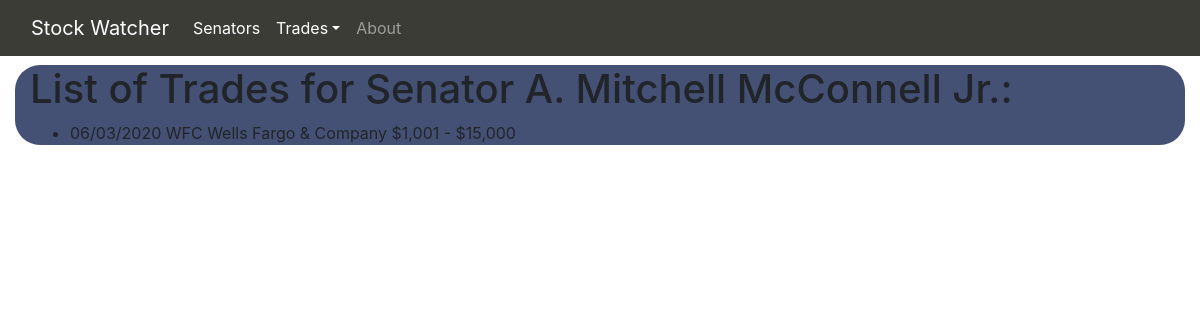
Screenshot of /senator/4 with the database file from the repository.
### stocks/models.py (models this page shows)
class Senator(models.Model):
    class Answer(models.TextChoices):
        NO = 'N'
        YES = 'Y'
    class PartyChoices(models.TextChoices):
        REPUBLICAN = 'R'
        DEMOCRAT = 'D'
        INDEPENDENT = 'I'
    first_name = models.CharField(max_length=50)
    last_name = models.CharField(max_length=50)
    def __str__(self):
        return f'{self.first_name} {self.last_name}'

class Trade(models.Model):
    transaction_date = models.CharField(max_length=20)
    senator = models.ForeignKey('Senator',
                                on_delete=models.CASCADE,default=1)
    '''
    class TradeOwner(models.TextChoices):
        SELF = 'S', _('Self')
        SPOUSE = 'SP', _('Spouse')
        JOINT = 'J', _('Joint')

    owner = models.CharField(max_length=6,
                             choices=TradeOwner.choices)
    '''
    owner = models.CharField(max_length=10)
    ticker = models.CharField(max_length=5)
    asset_name = models.TextField()
    '''
    class AssetType(models.TextChoices):
        STOCK = 'ST', _('Stock')
        MUNSEC = 'MS', _('Municipal Security')
        OTHER = 'O', _('Other Security')
        CORPBOND = 'CB', _('Corporate Bond')

    asset_type = models.CharField(max_length=10,
                                  choices=AssetType.choices)
    '''
    asset_type = models.CharField(max_length=25)
    '''
    class TransactionType(models.TextChoices):
        PURCHASE = 'P', _('Purchase')
        FULL_SALE = 'FS', _('Sale (Full)')
        PART_SALE = 'PS', _('Sale (Partial)')

    transaction_type = models.CharField(max_length=10,
                                        choices=TransactionType.choices)
    '''
    transaction_type = models.CharField(max_length=20)
    '''
    class TransactionAmount(models.TextChoices):
        ONE = '1', _('1,001 - $15,000')
        TWO = '2', _('$15,001 - $50,000')
        THREE = '3', _( '$50,001 - $100,000')
        FOUR = '4', _('$100,001 - $250,001')
        FIVE = '5', _('$250,001 - $500,000')
        SIX = '6', _('$500,001 - $1,000,000')
        SEVEN = '7',  _('$1,000,001 - $5,000,000')
        EIGHT = '8', _('$5,000,001 - $25,000,000')
        NINE = '9', _('$25,000,001 - $50,000,000')
        TEN = '10', _('Over $50,000,000')

    amount = models.CharField(max_length=10,
                              choices=TransactionAmount.choices)
    '''
    amount = models.CharField(max_length=45)
    comments = models.TextField()
    def __str__(self):
        return f'{self.transaction_date} {self.ticker} {self.asset_name} {self.amount}'

### stocks/views.py (the view)
# urls.py: path('senator/<int:senator_id>', views.senator_detail, name='senator_detail'),
def senator_detail(request, senator_id):
    return render(request,
                  'stocks/senator_detail.html',
                  {'trades': Trade.objects.filter(senator=senator_id),
                   'senator': Senator.objects.get(id=senator_id)})

### stocks/templates/stocks/senator_detail.html
{% extends 'stocks/base.html' %}
{% block content %}
<div class="container-fluid content">
	<div class="col" style="background-color: #445175; width: inherit; border-radius: 25px;">
		<h1>List of Trades for Senator {{ senator }}: </h1>
		<ul>
			{% for trade in trades %}
			<li>{{ trade }}</li>
			{% endfor %}
		</ul>
	</div>
</div>
{% endblock content %}

### stocks/templates/stocks/base.html (style rules this page uses)
body { padding-top: 65px; background-color: #ffffff; }

### rows the page displays
Senator: first_name+last_name "A. Mitchell McConnell Jr."
Trade: transaction_date+ticker+asset_name "06/03/2020 WFC Wells Fargo & Company $1,001 - $15,000"
